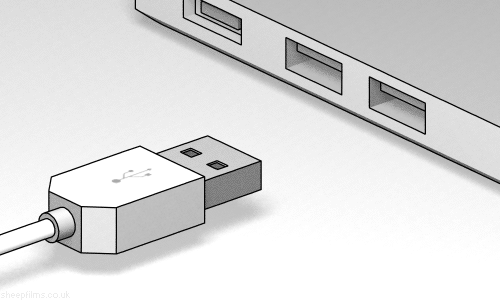
#> input picture assets/usb.gif, 500 x 300 px
$ python gif_to_sheet.py ../assets/usb.gif ../assets/usb_sheet.png 5
#> lines starting #> are read from the running program, lines starting #| are printed output that depends on the picture
"""Converts a GIF into a spritesheet PNG, since Godot can't import GIFs.

usage: python3 tools/gif_to_sheet.py assets/usb.gif assets/usb_sheet.png [columns] [extra.png ...]
Extra PNGs (same size as the gif) are appended after the gif's frames.
Prints the grid size and frame duration to put on the Sprite2D.
"""
import sys

from PIL import Image, ImageSequence

src, dst = sys.argv[1], sys.argv[2]
columns = int(sys.argv[3]) if len(sys.argv) > 3 else 10

gif = Image.open(src)
#> gif is the input picture: PIL image 500x300 P; mean R, G, B, A 220.8, 220.8, 220.8, 255
frames = [f.convert("RGBA") for f in ImageSequence.Iterator(gif)]
#> frames = 149 items
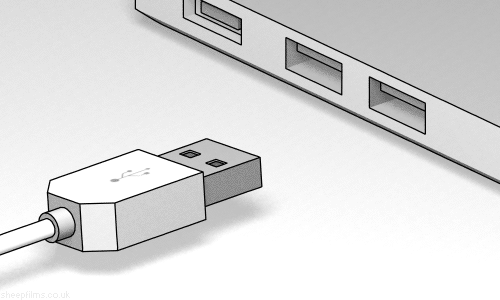
#> gif: PIL image 500x300 RGBA; mean R, G, B, A 221.2, 221.2, 221.2, 255
gif_frames = len(frames)
#> gif_frames = 149
frames += [Image.open(path).convert("RGBA") for path in sys.argv[4:]]
width, height = frames[0].size
#> width = 500; height = 300
rows = -(-len(frames) // columns)
#> rows = 30
sheet = Image.new("RGBA", (width * columns, height * rows), (0, 0, 0, 0))
#> sheet: PIL image 2500x9000 RGBA; every value is 0
for i, frame in enumerate(frames):
    sheet.paste(frame, ((i % columns) * width, (i // columns) * height))
#> this loop made 149 passes
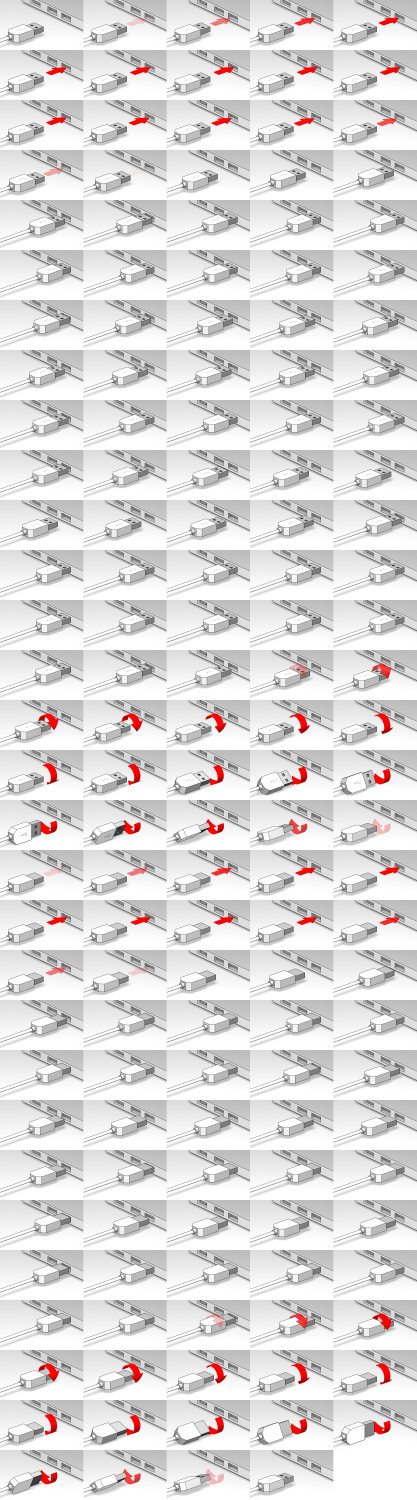
#> sheet: PIL image 2500x9000 RGBA (shown at 1/6 size); mean R, G, B, A 220.2, 218, 218, 253.3; transparent parts drawn white
sheet.save(dst, optimize=True)
print(f"{gif_frames} gif + {len(frames) - gif_frames} extra frames, hframes={columns} vframes={rows}, {gif.info.get('duration')} ms per frame")
#| 149 gif + 0 extra frames, hframes=5 vframes=30, 60 ms per frame
